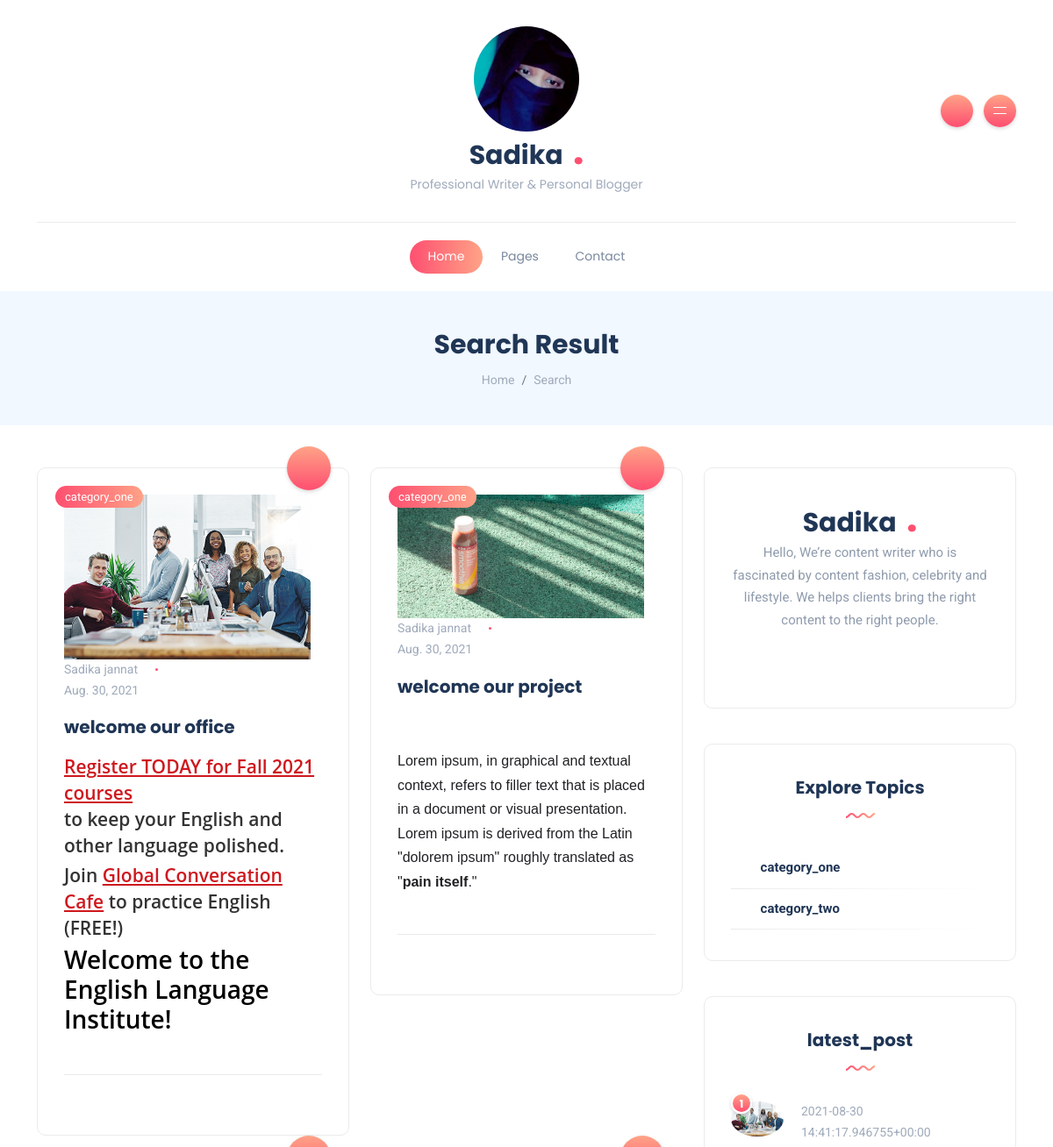
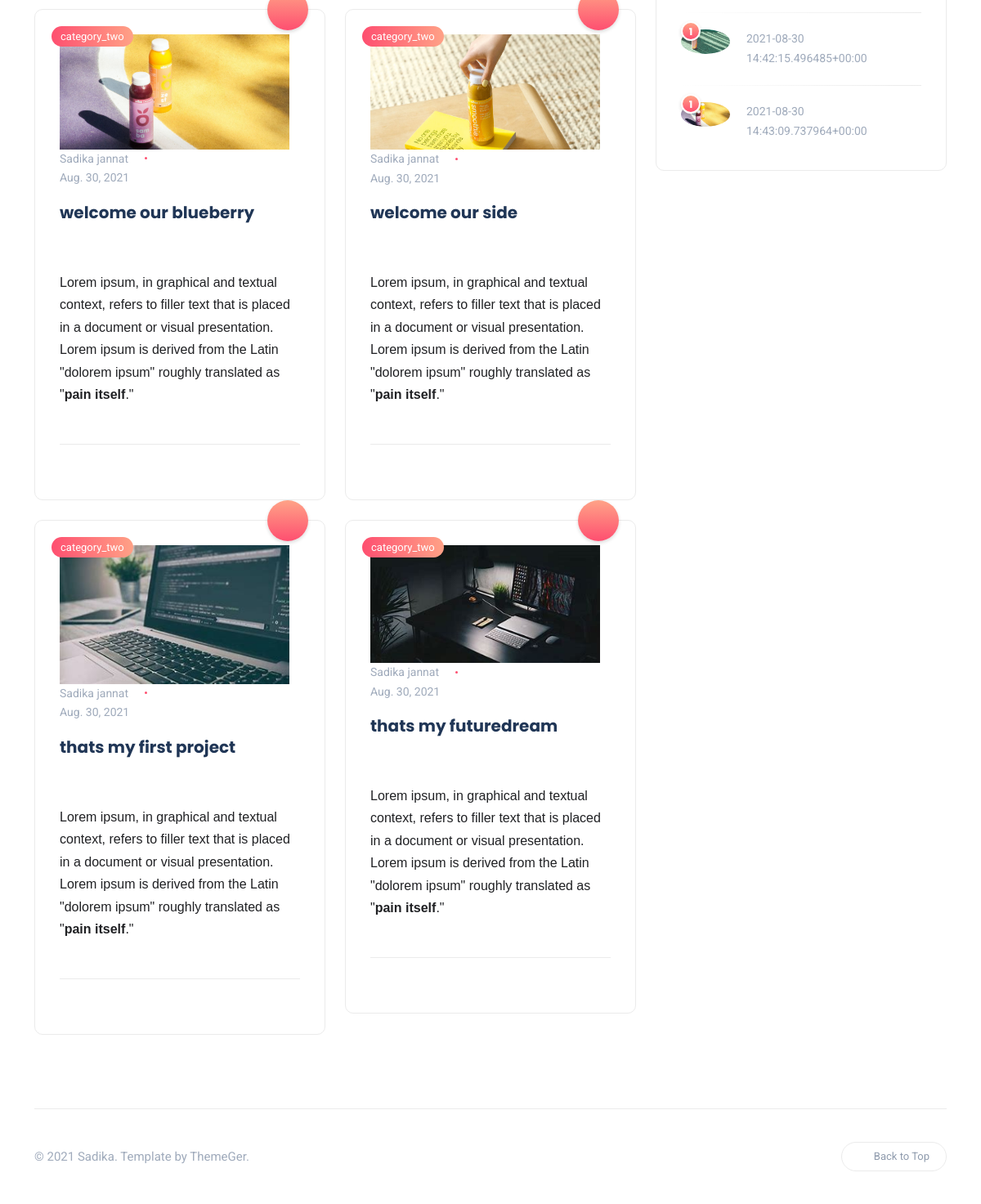
The app's page /search/ with its own data (2 pictures, top to bottom).
### blog/models.py (models this page shows, shortened)
class Post(models.Model):
    category = models.ForeignKey(Category, blank=True, null=True, on_delete= models.CASCADE, related_name='posts')
    title = models.CharField(max_length=100)
    slug = models.SlugField()
    thumbnail = models.ImageField(upload_to ='album/photo')
    description = models.TextField()
    short_description = models.TextField()
    tages =TaggableManager()
    creation = models.DateTimeField(auto_now_add= True)
    def get_absolute_url(self):
        return reverse("blog:blog_details", kwargs={
         "slug": self.slug
            })

class Category(models.Model):
    name = models.CharField(max_length=200)
    slug = models.SlugField(max_length=200,
    unique=True)
    class Meta:
        ordering = ('name',)
        verbose_name = 'category'
        verbose_name_plural = 'categories'
    def get_absolute_url(self):
        return reverse("blog:blog_by_category", args={
        self.slug
        })

### blog/views.py (the view)
# urls.py: path('search/',views.search_blog,name='search_blog'),
def search_blog(request):
    queryset = Post.objects.all()
    query = request.GET.get('q')
    latest_post=Post.objects.all()[:3]
    categories = Category.objects.all()
    paginator = Paginator(queryset, 3)
    page_number = request.GET.get('page')
    page_obj = paginator.get_page(page_number)
    if query:
        queryset=queryset.filter(
            Q(title__icontains=query) | Q(short_description__icontains=query) |
            Q(description__icontains=query)
        ).distinct()
    context = {
        "queryset":queryset,
        'query':query,
        'latest_post':latest_post,
        'categories':categories,
    }
    return render(request,'blog/search.html', context)

### templates/blog/search.html (shortened to what this page needs)
{% load static %}
<!DOCTYPE html>
<html lang="en-US">
<head>
<link rel="stylesheet" href="{% static "blog/css/bootstrap.min.css" %}" type="text/css" media="all">
<link rel="stylesheet" href="{% static "blog/css/all.min.css" %}" type="text/css" media="all">
<link rel="stylesheet" href="{% static "blog/css/slick.css" %}" type="text/css" media="all">
<link rel="stylesheet" href="{% static "blog/css/simple-line-icons.css" %}" type="text/css" media="all">
<link rel="stylesheet" href="{% static "blog/css/style.css" %}" type="text/css" media="all">
</head>
<body>
<div class="site-wrapper">
	<header class="header-personal">
        <div class="container-xl header-top">
			<div class="row align-items-center">
				<div class="col-4 d-none d-md-block d-lg-block">
					<ul class="social-icons list-unstyled list-inline mb-0">
						<li class="list-inline-item"><a href="#"><i class="fab fa-facebook-f"></i></a></li>
						<li class="list-inline-item"><a href="#"><i class="fab fa-twitter"></i></a></li>
						<li class="list-inline-item"><a href="#"><i class="fab fa-medium"></i></a></li>
					</ul>
				</div>
				<div class="col-md-4 col-sm-12 col-xs-12 text-center">
						<a class="navbar-brand" href="personal-alt.html"><img style="border-radius: 70%;width: 120px;" src="{% static "blog/images/other/jsadika.jpg" %}" alt="logo" /></a>
						<a href="/" class="d-block text-logo">Sadika <span class="dot">.</span></a>
						<span class="slogan d-block">Professional Writer & Personal Blogger</span>
					</div>
				<div class="col-md-4 col-sm-12 col-xs-12">
					<div class="header-buttons float-md-end mt-4 mt-md-0">
						<button class="search icon-button">
							<i class="icon-magnifier"></i>
						</button>
						<button class="burger-menu icon-button ms-2 float-end float-md-none">
							<span class="burger-icon"></span>
						</button>
					</div>
				</div>
			</div>
        </div>
		<nav class="navbar navbar-expand-lg">
			<div class="container-xl">
				<div class="collapse navbar-collapse justify-content-center centered-nav">
					<ul class="navbar-nav">
						<li class="nav-item  active">
							<a class="nav-link " href="/">Home</a>
						</li>
						<li class="nav-item ">
							<a class="nav-link " href="#">Pages</a>
						</li>
						<li class="nav-item">
							<a class="nav-link" href="">Contact</a>
						</li>
					</ul>
				</div>
			</div>
		</nav>
	</header>
    <section class="page-header">
        <div class="container-xl">
            <div class="text-center">
                <h1 class="mt-0 mb-2">Search Result</h1>
                <nav aria-label="breadcrumb">
                    <ol class="breadcrumb justify-content-center mb-0">
                        <li class="breadcrumb-item"><a href="/">Home</a></li>
                        <li class="breadcrumb-item active" aria-current="page">Search</li>
                    </ol>
                </nav>
            </div>
        </div>
    </section>
	<section class="main-content mt-5">
		<div class="container-xl">
			<div class="row gy-4">
				<div class="col-lg-8">
                    <div class="row gy-4">
                      {% if queryset %}
                      {% for post in queryset %}
                      <div class="col-sm-6">
                          <div class="post post-grid rounded bordered">
                              <div class="thumb top-rounded">
                                  <a href="{{ post.get_absolute_url }} " class="category-badge position-absolute">{{ post.category.name }} </a>
                                  <span class="post-format">
                                      <i class="icon-picture"></i>
                                  </span>
                              </div>
                              <div class="details">
                                  <ul class="meta list-inline mb-0">
                                      <li class="list-inline-item"><a href="/"><img src="{{ post.thumbnail.url }} " class="author" alt="author"/>Sadika jannat </a></li>
                                      <li class="list-inline-item">{{ post.creation | date }} </li>
                                  </ul>
                                  <h5 class="post-title mb-3 mt-3"><a href="{{ post.get_absolute_url }}">{{ post.title }} </a></h5>
                                  <p class="excerpt mb-0">{{ post.description | safe }} </p>
                              </div>
                              <div class="post-bottom clearfix d-flex align-items-center">
                                  <div class="social-share me-auto">
                                      <button class="toggle-button icon-share"></button>
                                  </div>
                                  <div class="more-button float-end">
                                      <a href="/"><span class="icon-options"></span></a>
                                  </div>
                              </div>
                          </div>
                      </div>
                      {% endfor %}
                      {% else %}
                      <h1 style="text-align: center;"> No Result </h1>
                      {% endif %}
                    </div>
              {% load l10n %}
				</div>
				<div class="col-lg-4">
					<div class="sidebar">
						<div class="widget rounded">
							<div class="widget-about data-bg-image text-center" data-bg-image="{% static "blog/images/map-bg.png" %}">
								<a href="/" class="d-block text-logo">Sadika <span class="dot">.</span></a>
								<p class="mb-4">Hello, We’re content writer who is fascinated by content fashion, celebrity and lifestyle. We helps clients bring the right content to the right people.</p>
								<ul class="social-icons list-unstyled list-inline mb-0">
									<li class="list-inline-item"><a href="#"><i class="fab fa-facebook-f"></i></a></li>
									<li class="list-inline-item"><a href="#"><i class="fab fa-twitter"></i></a></li>
									<li class="list-inline-item"><a href="#"><i class="fab fa-medium"></i></a></li>
								</ul>
							</div>
						</div>
						<div class="widget rounded">
							<div class="widget-header text-center">
								<h3 class="widget-title">Explore Topics</h3>
                <img src="{% static "blog/images/wave.svg" %}" class="wave" alt="wave" />
							</div>
							 {% for category in categories %}
							<div class="widget-content">
								<ul class="list">
									<li><a href="{{ category.get_absolute_url }}">{{ category.name }} </a></li>
								</ul>
							</div>
              {% endfor %}
						</div>
						<div class="widget rounded">
							<div class="widget-header text-center">
								<h3 class="widget-title">latest_post</h3>
                <img src="{% static "blog/images/wave.svg" %}" class="wave" alt="wave" />
							</div>
							<div class="widget-content">
                {% for post in  latest_post %}
								<div class="post post-list-sm circle">
									<div class="thumb circle">
										<span class="number">1</span>
										<a href="blog-single.html">
											<div class="inner">
												<img src="{{ post.thumbnail.url }}" alt="post-title" />
											</div>
										</a>
									</div>
									<div class="details clearfix">
										<ul class="meta list-inline mt-1 mb-0">
											<li class="list-inline-item">{{ post.creation | safe}}</li>
										</ul>
									</div>
								</div>
                {% endfor %}
							</div>
						</div>
					</div>
				</div>
			</div>
		</div>
	</section>
	<footer>
		<div class="container-xl">
			<div class="footer-inner">
				<div class="row d-flex align-items-center gy-4">
					<div class="col-md-4">
						<span class="copyright">© 2021 Sadika. Template by ThemeGer.</span>
					</div>
					<div class="col-md-4 text-center">
						<ul class="social-icons list-unstyled list-inline mb-0">
							<li class="list-inline-item"><a href="#"><i class="fab fa-facebook-f"></i></a></li>
							<li class="list-inline-item"><a href="#"><i class="fab fa-pinterest"></i></a></li>
							<li class="list-inline-item"><a href="#"><i class="fab fa-medium"></i></a></li>
						</ul>
					</div>
					<div class="col-md-4">
						<a href="#" id="return-to-top" class="float-md-end"><i class="icon-arrow-up"></i>Back to Top</a>
					</div>
				</div>
			</div>
		</div>
	</footer>
</div>
</body>
</html>

### records on screen
Post: category.name "category_one", thumbnail (picture), creation "Aug. 30, 2021", title "welcome our office", description "Register TODAY for Fall 2021 courses to keep your English and other language polished. Join Global Conversation Cafe to practice English (FREE!) Welcome to the English Language Institute!", creation "2021-08-30 14:41:17.946755+00:00"
Post: category.name "category_one", thumbnail (picture), creation "Aug. 30, 2021", title "welcome our project", description "Lorem ipsum, in graphical and textual context, refers to filler text that is placed in a document or visual presentation. Lorem ipsum is derived from the Latin \"dolorem ipsum\" roughly translated as \" pain itself .\"", creation "2021-08-30 14:42:15.496485+00:00"
Post: category.name "category_two", thumbnail (picture), creation "Aug. 30, 2021", title "welcome our blueberry", description "Lorem ipsum, in graphical and textual context, refers to filler text that is placed in a document or visual presentation. Lorem ipsum is derived from the Latin \"dolorem ipsum\" roughly translated as \" pain itself .\"", creation "2021-08-30 14:43:09.737964+00:00"
Post: category.name "category_two", thumbnail (picture), creation "Aug. 30, 2021", title "welcome our side", description "Lorem ipsum, in graphical and textual context, refers to filler text that is placed in a document or visual presentation. Lorem ipsum is derived from the Latin \"dolorem ipsum\" roughly translated as \" pain itself .\""
Post: category.name "category_two", thumbnail (picture), creation "Aug. 30, 2021", title "thats my first project", description "Lorem ipsum, in graphical and textual context, refers to filler text that is placed in a document or visual presentation. Lorem ipsum is derived from the Latin \"dolorem ipsum\" roughly translated as \" pain itself .\""
Post: category.name "category_two", thumbnail (picture), creation "Aug. 30, 2021", title "thats my futuredream", description "Lorem ipsum, in graphical and textual context, refers to filler text that is placed in a document or visual presentation. Lorem ipsum is derived from the Latin \"dolorem ipsum\" roughly translated as \" pain itself .\""
Category: name "category_one"
Category: name "category_two"
